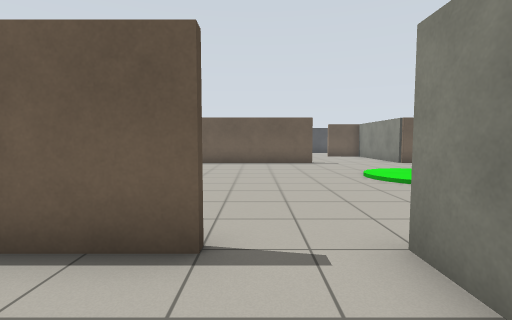
[1] (above)

24 first-person views from a walk through a robot-simulator world made for Gazebo. The camera is 1 m above the floor, tilts 4° down and sees 85° across. The floor is counted in squares, 1 m on a side. Each view is taken from the middle of a square. On the plan, view 1 faces up. The plan holds only what a view shows up to about 12 squares ahead; the rest is blank. Robots are left out.

[2]
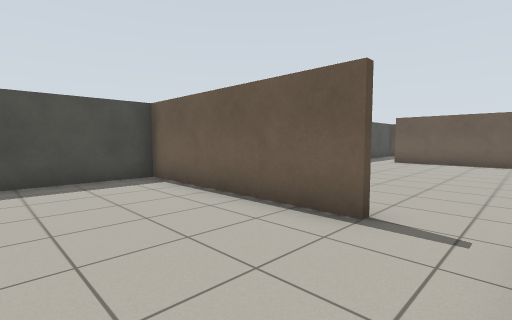

[3]
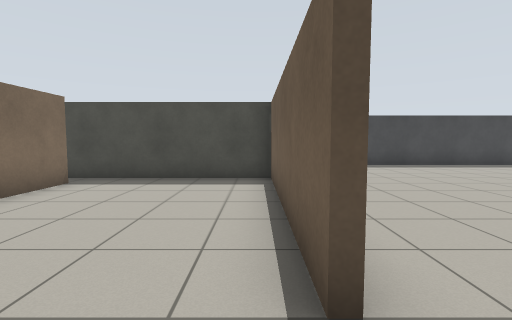

[4]
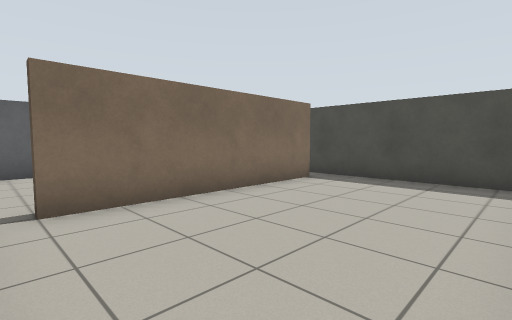

[5]
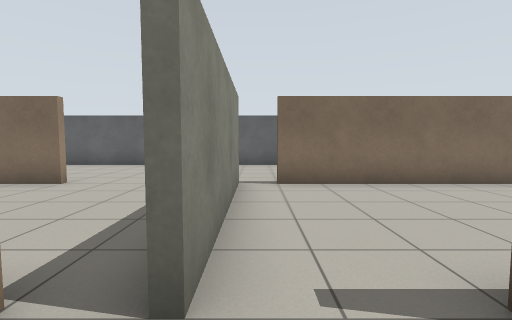

[6]
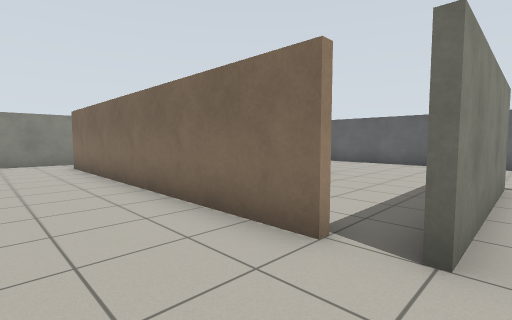

[7]
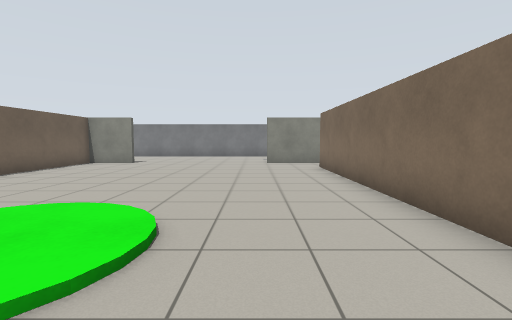

[8]
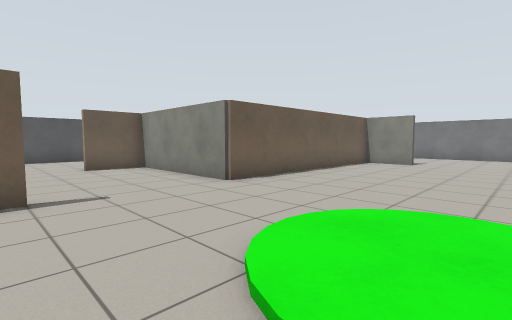

[9]
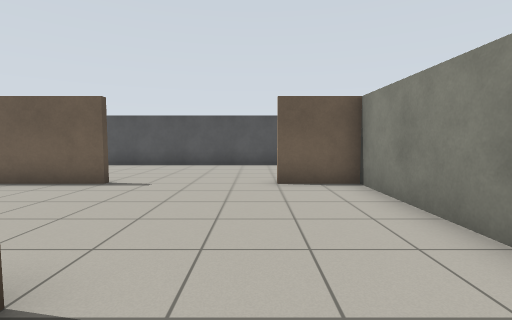

[10]
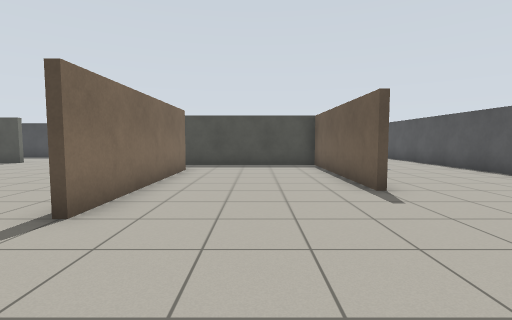

[11]
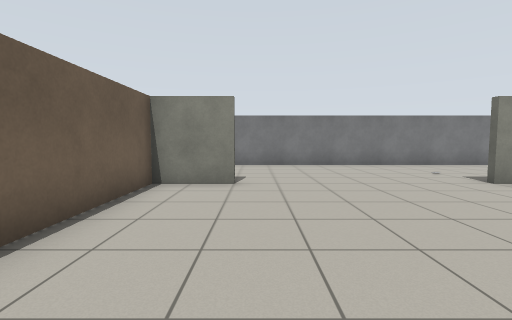

[12]
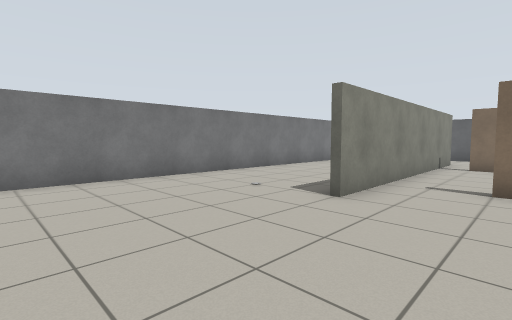

[13]
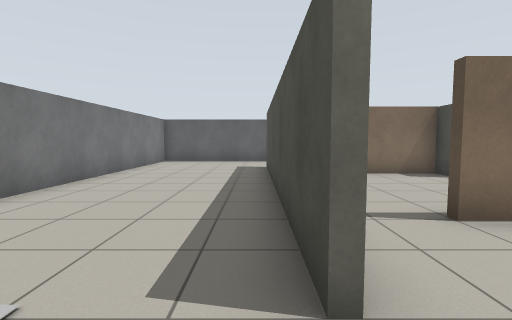

[14]
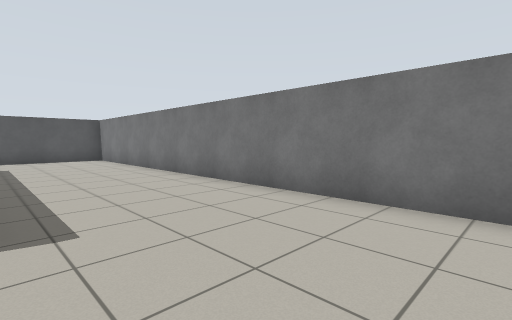

[15]
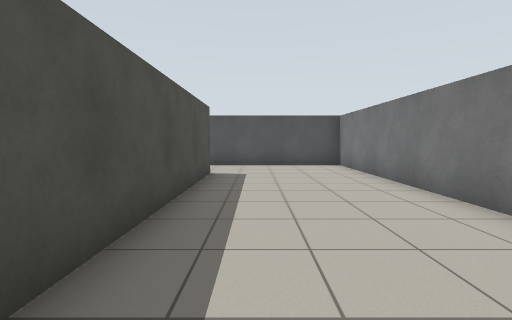

[16]
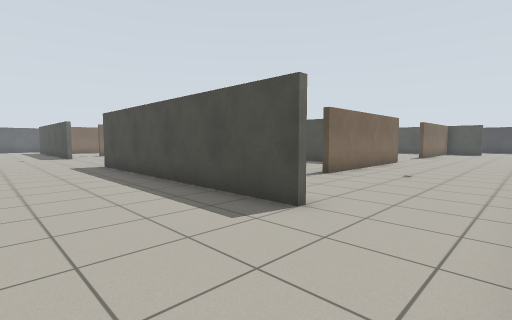

[17]
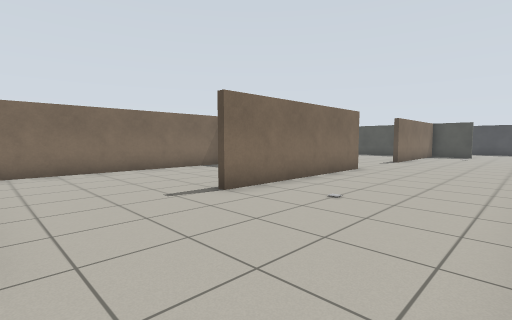

[18]
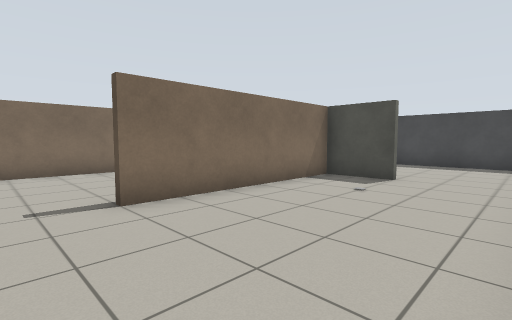

[19]
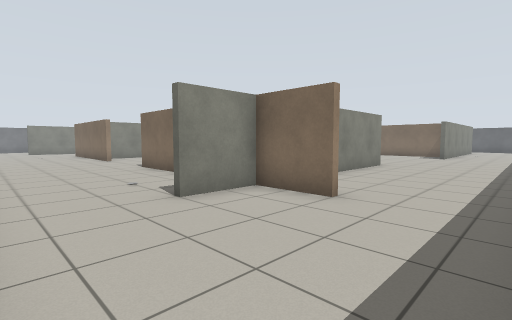

[20]
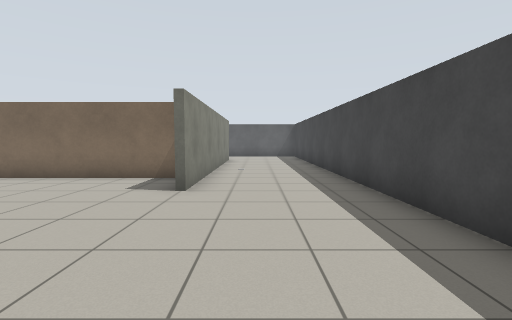

[21]
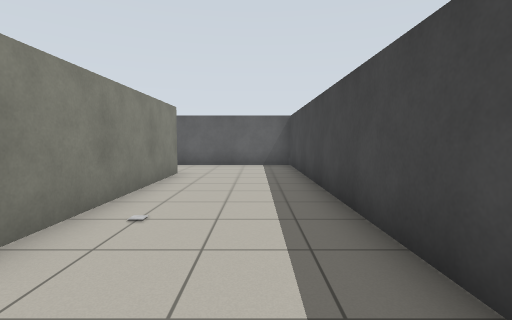

[22]
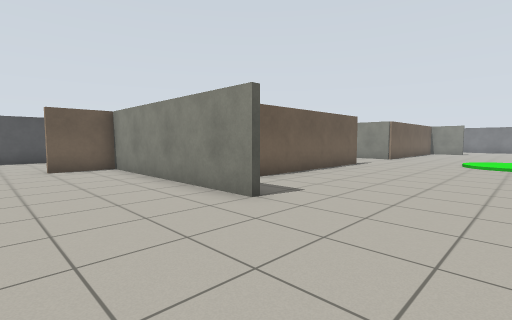

[23]
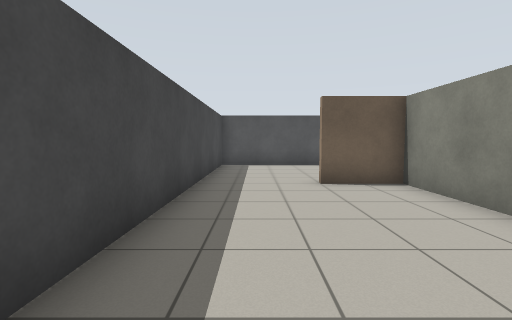

[24]
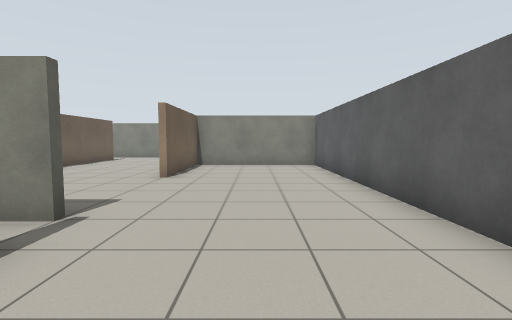

### Floor plan
Points are (right, up) in squares from view 1. A wall is a line through its corners. A room is listed if a view was taken in it or the views show most of it. See-through windows are left out.
Room 1 (views 1, 2, 3, 4)
walls: (-0.4, 2.4) (-6.4, 2.4) (-6.4, -3.1); (1.4, -1.4) (1.4, 2.5); (-5.6, -2.4) (0.5, -2.4)
ways out: opening at (0.5, -1.5) to room 2; opening at (0.5, 2) to room 2
Room 2 (views 5, 6, 7, 8, 9, 10, 11, 12, 13, 14, 15, 16, 17, 18, 19, 20, 21, 22, 23, 24)
walls: (6.8, 12.6) (13.6, 12.6); (2.6, 12.4) (-3.5, 12.4); (2.4, 2.6) (12.5, 2.6); (10.1, 2.4) (8.6, 2.4); (4.4, 17.6) (10.5, 17.6); (-3.5, 12.6) (2.5, 12.6); (14.4, 10.4) (14.4, 12.4) (6.4, 12.4) (6.4, 17.4) (4.5, 17.4); (14.6, 4.5) (14.6, -4.1); (0.6, 17.4) (-7.5, 17.4); (5.4, -2.4) (7, -2.4); (9.6, -1.8) (9.6, -2.6) (5.5, -2.6); (-5.6, 10.4) (-5.6, 19.5); (1.4, -2.6) (1.4, -1.4); (9.6, -2.4) (13.5, -2.4); (-5.9, 2.6) (-1.1, 2.6); (5, 22.4) (-10.4, 22.4) (-10.4, -7.4) (-5.8, -7.4); (14.6, 19.6) (14.6, 10.5); (-5.4, 19.6) (-5.4, 12.1); (14.4, -4.6) (14.4, 4.5); (-7.6, 17.6) (0.5, 17.6); (-0.1, -7.4) (9.4, -7.4) (9.4, -2.6); (-6.6, -4.5) (-6.6, 4.5); (19.4, -6.1) (19.4, 22.4) (14.1, 22.4)
ways out: opening at (0.5, -1.5) to room 1; opening at (0.5, 2) to room 1

Positions as (right, up) in squares from view 1, and headings:
1: (0, 0), facing up
2: (1, -1), facing up-left
3: (1, 2), facing left
4: (1, 2), facing down-left
5: (1, 4), facing down
6: (1, 5), facing down-right
7: (2, 5), facing right
8: (2, 7), facing up-right
9: (4, 11), facing up
10: (6, 15), facing left
11: (8, 10), facing right
12: (12, 9), facing down-right
13: (15, 6), facing down
14: (15, 7), facing up-right
15: (16, 11), facing up
16: (18, 22), facing down-left
17: (14, 22), facing down-left
18: (2, 22), facing down-left
19: (-10, 22), facing down-right
20: (-8, 10), facing down
21: (-9, 4), facing down
22: (-9, 7), facing up-right
23: (-9, 11), facing up
24: (-2, -5), facing right
